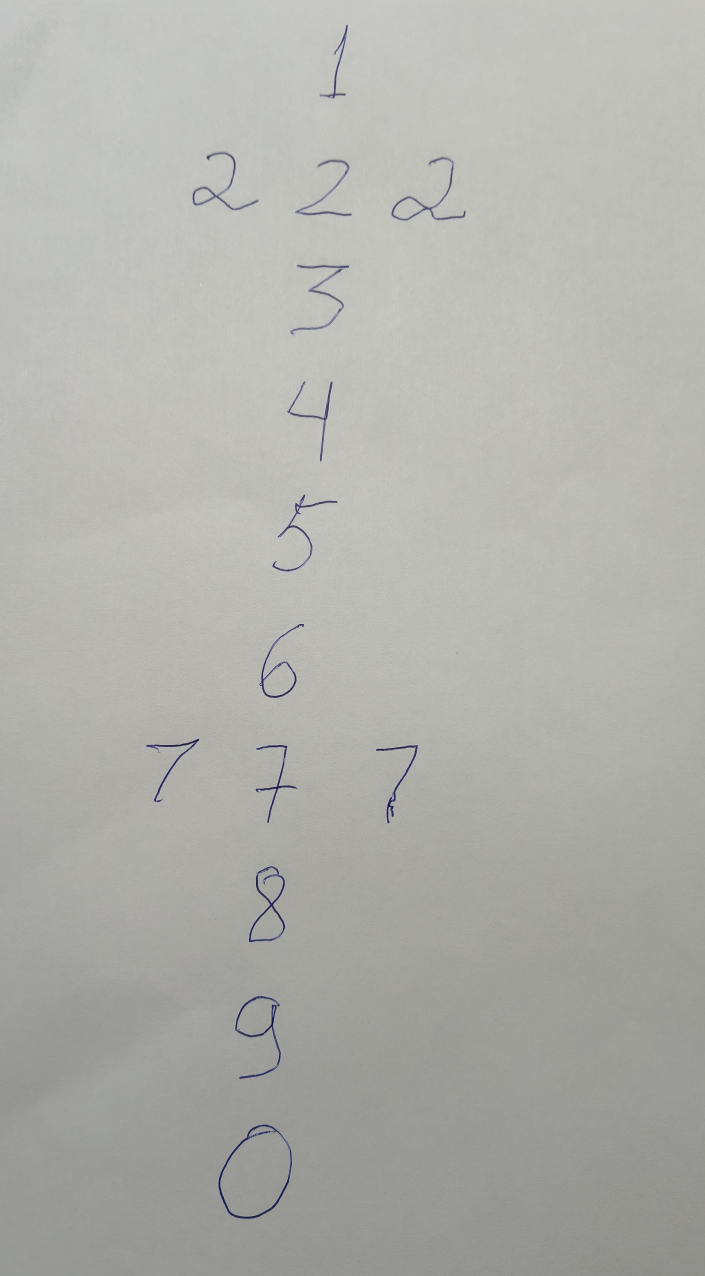
#> input picture data/own_digits/Numeros_manuscritos.jpg, 2115 x 3827 px (shown at 1/3 size)
$ python -i vision.py   (imports and definitions only)
#> lines starting #> are read from the running program, lines starting #| are printed output that depends on the picture
"""Pré-processamento de dígitos externos para aproximar o padrão MNIST."""
from __future__ import annotations

from pathlib import Path
from typing import Union

import numpy as np
from PIL import Image
from scipy.ndimage import center_of_mass, shift

ImageLike = Union[str, Path, Image.Image, np.ndarray]


def _to_grayscale_array(image: ImageLike) -> np.ndarray:
    if isinstance(image, (str, Path)):
        img = Image.open(image).convert("L")
    elif isinstance(image, Image.Image):
        img = image.convert("L")
    else:
        arr = np.asarray(image)
        if arr.ndim == 3:
            img = Image.fromarray(arr.astype(np.uint8)).convert("L")
        elif arr.ndim == 2:
            img = Image.fromarray(arr.astype(np.uint8), mode="L")
        else:
            raise ValueError("Imagem deve ser 2D ou RGB/RGBA.")
    return np.asarray(img, dtype=np.uint8)


def _normalize_polarity(gray: np.ndarray) -> np.ndarray:
    """Garante fundo escuro e traço claro, como no MNIST."""
    h, w = gray.shape
#> h = 3827; w = 2115
    border = np.concatenate([gray[0], gray[-1], gray[:, 0], gray[:, -1]])
#> border = 11884 values, max 207 at index 381, min 137 at index 3992, mean 173.3
    if float(np.median(border)) > 127:
        return 255 - gray
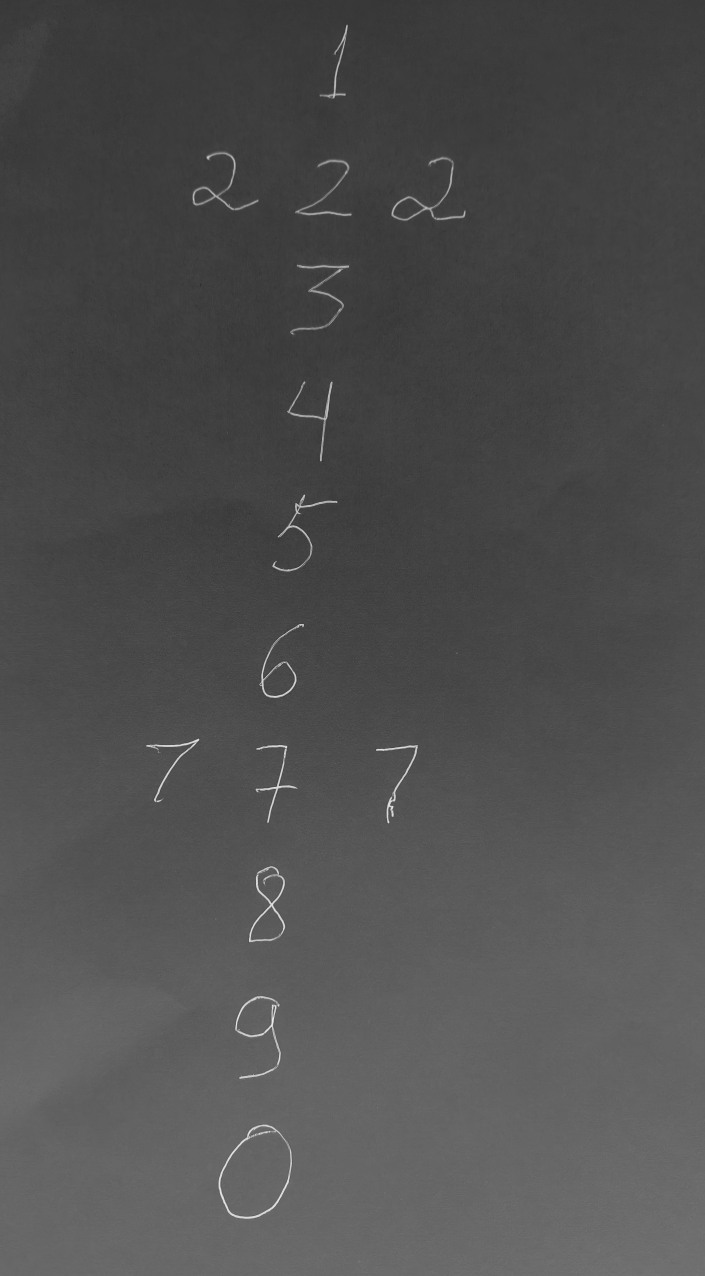
#> returned value: shape (3827, 2115) (shown at 1/3 size); min 33, max 247, mean 78.6
    return gray.copy()


def _crop_foreground(img: np.ndarray) -> np.ndarray:
    peak = int(img.max())
#> peak = 247
    if peak < 10:
        raise ValueError("Imagem vazia ou sem traço detectável.")
    threshold = max(20, int(0.12 * peak))
#> threshold = 29
    mask = img >= threshold
#> mask: shape (3827, 2115) bool; every value is 1
    coords = np.argwhere(mask)
#> coords = 8094105 pairs, first value 0 to 3826, second value 0 to 2114
    if coords.size == 0:
        raise ValueError("Nenhum traço foi detectado.")
    y0, x0 = coords.min(axis=0)
#> y0 = 0; x0 = 0
    y1, x1 = coords.max(axis=0) + 1
#> y1 = 3827; x1 = 2115
    return img[y0:y1, x0:x1]


def _resize_to_mnist_body(crop: np.ndarray, target: int = 20) -> np.ndarray:
#> called with target = 20
    h, w = crop.shape
#> h = 3827; w = 2115
    if h <= 0 or w <= 0:
        raise ValueError("Bounding box inválida.")
    scale = target / max(h, w)
#> scale = 0.00523
    new_h = max(1, int(round(h * scale)))
#> new_h = 20
    new_w = max(1, int(round(w * scale)))
#> new_w = 11
    resized = Image.fromarray(crop, mode="L").resize((new_w, new_h), Image.Resampling.LANCZOS)
    return np.asarray(resized, dtype=np.uint8)


def _center_on_canvas(body: np.ndarray, canvas_size: int = 28) -> np.ndarray:
#> called with body = array of shape (20, 11), canvas_size = 28
    canvas = np.zeros((canvas_size, canvas_size), dtype=np.float32)
    h, w = body.shape
#> h = 20; w = 11
    y0 = (canvas_size - h) // 2
#> y0 = 4
    x0 = (canvas_size - w) // 2
#> x0 = 8
    canvas[y0 : y0 + h, x0 : x0 + w] = body.astype(np.float32)
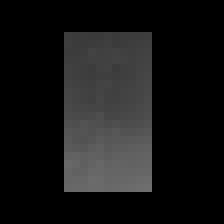
#> canvas: shape (28, 28) float32 (shown 8 times larger); min 0, max 110, mean 22
    cy, cx = center_of_mass(canvas)
#> cy = 14.61; cx = 13.03
    if not np.isfinite([cy, cx]).all():
        raise ValueError("Não foi possível calcular o centro de massa.")
    desired = (canvas_size - 1) / 2.0
    delta = (desired - cy, desired - cx)
#> delta = (-1.11, 0.465)
    centered = shift(canvas, shift=delta, order=1, mode="constant", cval=0.0, prefilter=False)
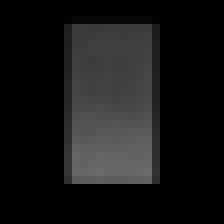
#> centered: shape (28, 28) float32 (shown 8 times larger); min 0, max 106.9, mean 22
    return np.clip(centered, 0, 255)


def process_digit(image: ImageLike) -> np.ndarray:
    """Retorna imagem 28x28 float32 normalizada para [0,1]."""
    gray = _to_grayscale_array(image)
    polarized = _normalize_polarity(gray)
    crop = _crop_foreground(polarized)
    body = _resize_to_mnist_body(crop, target=20)
    centered = _center_on_canvas(body, canvas_size=28)
    normalized = (centered / 255.0).astype(np.float32)
    if normalized.shape != (28, 28):
        raise AssertionError("Saída deve ser 28x28.")
    if normalized.min() < 0 or normalized.max() > 1:
        raise AssertionError("Saída deve estar em [0,1].")
    return normalized


def flatten_for_model(processed: np.ndarray, family: str) -> np.ndarray:
    family = family.lower()
    if family == "lr":
        return processed.reshape(1, 784).astype(np.float64)
    if family in {"rf", "mlp"}:
        return processed.reshape(1, 784).astype(np.float32)
    raise ValueError(f"Família desconhecida: {family}")

>>> import cv2
>>> picture = cv2.imread('../../data/own_digits/Numeros_manuscritos.jpg', cv2.IMREAD_GRAYSCALE)
>>> result = process_digit(picture)
